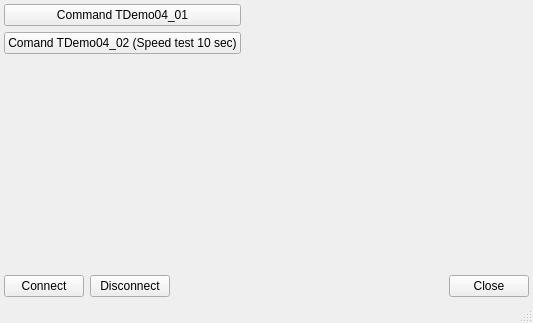
<?xml version="1.0" encoding="UTF-8"?>
<ui version="4.0">
 <class>MainWindow</class>
 <widget class="QMainWindow" name="MainWindow">
  <property name="geometry">
   <rect>
    <x>0</x>
    <y>0</y>
    <width>533</width>
    <height>323</height>
   </rect>
  </property>
  <property name="windowTitle">
   <string>TDemo 04 Client</string>
  </property>
  <widget class="QWidget" name="centralwidget">
   <layout class="QVBoxLayout" name="verticalLayout">
    <property name="leftMargin">
     <number>4</number>
    </property>
    <property name="topMargin">
     <number>4</number>
    </property>
    <property name="rightMargin">
     <number>4</number>
    </property>
    <property name="bottomMargin">
     <number>4</number>
    </property>
    <item>
     <layout class="QGridLayout" name="gridLayout">
      <item row="0" column="1">
       <spacer name="horizontalSpacer_2">
        <property name="orientation">
         <enum>Qt::Horizontal</enum>
        </property>
        <property name="sizeHint" stdset="0">
         <size>
          <width>40</width>
          <height>20</height>
         </size>
        </property>
       </spacer>
      </item>
      <item row="0" column="0">
       <widget class="QPushButton" name="btnTDemo04_01">
        <property name="text">
         <string>Command TDemo04_01</string>
        </property>
       </widget>
      </item>
      <item row="1" column="0">
       <widget class="QPushButton" name="btnTDemo04_02">
        <property name="text">
         <string>Comand TDemo04_02 (Speed test 10 sec)</string>
        </property>
       </widget>
      </item>
     </layout>
    </item>
    <item>
     <spacer name="verticalSpacer">
      <property name="orientation">
       <enum>Qt::Vertical</enum>
      </property>
      <property name="sizeHint" stdset="0">
       <size>
        <width>20</width>
        <height>212</height>
       </size>
      </property>
     </spacer>
    </item>
    <item>
     <layout class="QHBoxLayout" name="horizontalLayout">
      <item>
       <widget class="QPushButton" name="btnConnect">
        <property name="text">
         <string>Connect</string>
        </property>
       </widget>
      </item>
      <item>
       <widget class="QPushButton" name="btnDisconnect">
        <property name="text">
         <string>Disconnect</string>
        </property>
       </widget>
      </item>
      <item>
       <spacer name="horizontalSpacer">
        <property name="orientation">
         <enum>Qt::Horizontal</enum>
        </property>
        <property name="sizeHint" stdset="0">
         <size>
          <width>40</width>
          <height>20</height>
         </size>
        </property>
       </spacer>
      </item>
      <item>
       <widget class="QPushButton" name="btnClose">
        <property name="text">
         <string>Close</string>
        </property>
       </widget>
      </item>
     </layout>
    </item>
   </layout>
  </widget>
  <widget class="QStatusBar" name="statusBar"/>
 </widget>
 <resources/>
 <connections/>
</ui>
